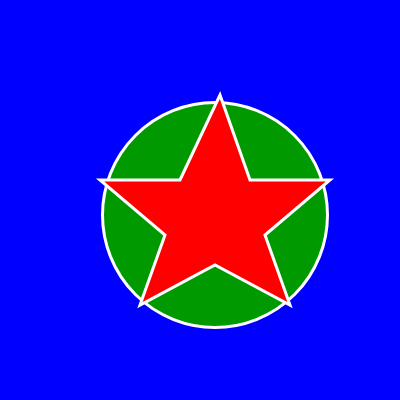
Frame 1 (no input)
Frame 60 (no input): identical to frame 1, image omitted
Frame 120 (the mouse pressed at the canvas centre since frame 60): identical to frame 1, image omitted

The p5.js sketch that drew this single still picture (run headless with seeded random() and noise() and a simulated clock; from frame 60 on, the mouse is pressed at the canvas centre):

// p5.js sketch
// ── sketch.js
function setup() {
	createCanvas(400, 400);
	// put setup code here
}

function draw() {
	background(0,0,255);

	//green circle with white outline
	fill(0,153,0);
  stroke(255,255,255);
  strokeWeight(3);
  ellipse(215,215,225,225);

	//Custom making a red star with white outline by using beginShape() and manually assigning vertexes to connect it.
  fill(255,0,0)
  beginShape();
  vertex(330,180)
  vertex(250,180)
  vertex(220,95)
  vertex(180,180)
  vertex(100,180)
  vertex(165,235)
  vertex(140,305)
  vertex(215,265)
  vertex(290,305)
  vertex(265,235)
  endShape(CLOSE);

}
